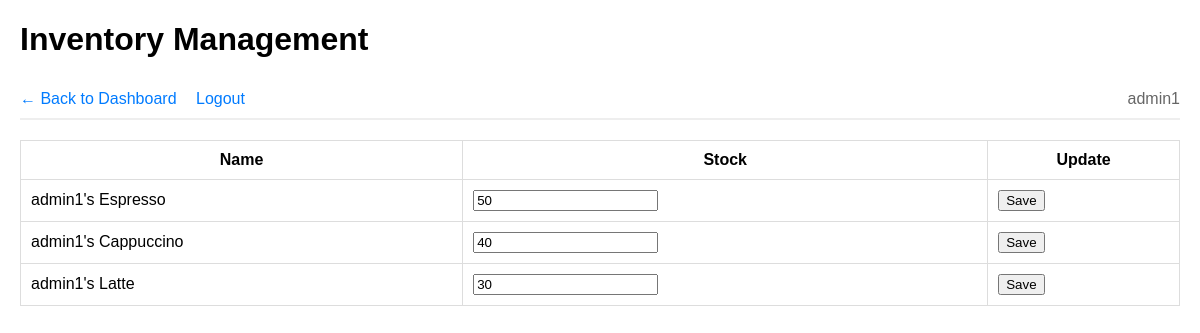
Page /inventory (signed in) on the committed database.
### models.py (models this page shows, shortened)
class User(UserMixin, db.Model):
    id = db.Column(db.Integer, primary_key=True)
    username = db.Column(db.String(80), unique=True, nullable=False)
    password_hash = db.Column(db.String(200), nullable=False)
    is_admin = db.Column(db.Boolean, default=False)

class Product(db.Model):
    id = db.Column(db.Integer, primary_key=True)
    name = db.Column(db.String(100))
    price = db.Column(db.Float)
    stock = db.Column(db.Integer)
    cost_price = db.Column(db.Float, default=0)
    purchased_quantity = db.Column(db.Integer, default=0)
    admin_id = db.Column(db.Integer, db.ForeignKey('user.id'))  # Link product to admin
    admin = db.relationship('User', backref='products')  # Relationship

### app.py (the view, shortened to what this page needs)
@app.route("/inventory", methods=["GET", "POST"])
@login_required
def inventory():
    if not current_user.is_admin:
        return redirect(url_for("pos"))
    products = Product.query.filter_by(admin_id=current_user.id).all()
    return render_template("inventory.html", products=products)

### app.py (called while the page is built)
@login_manager.user_loader
def load_user(user_id):
    return User.query.get(int(user_id))

### templates/inventory.html (shortened to what this page needs)
<!DOCTYPE html>
<html>
<head>
</head>
<body>
    <h1>Inventory Management</h1>
    <div class="nav">
        <a href="{{ url_for('admin_dashboard') }}">← Back to Dashboard</a>
        <a href="{{ url_for('logout') }}">Logout</a>
        <span class="user-info">{{ current_user.username }}</span>
    </div>
    <table>
        <tr><th>Name</th><th>Stock</th><th>Update</th></tr>
        {% for p in products %}
        <tr>
            <form method="post">
                <td>{{p.name}}</td>
                <td>
                    <input type="number" name="stock" value="{{p.stock}}">
                </td>
                <td><button>Save</button></td>
            </form>
        </tr>
        {% endfor %}
    </table>
</body>
</html>

### templates/inventory.html (style rules this page uses)
body { font-family: Arial; margin: 20px; }
.nav { margin: 20px 0; padding: 10px 0; border-bottom: 2px solid #eee; }
.nav a { margin-right: 15px; text-decoration: none; color: #007bff; }
.user-info { float: right; color: #666; }
table { width: 100%; border-collapse: collapse; margin: 20px 0; }
th, td { border: 1px solid #ddd; padding: 10px; }

### rows in the picture
User: username "admin1"
Product: name "admin1's Espresso", stock "50"
Product: name "admin1's Cappuccino", stock "40"
Product: name "admin1's Latte", stock "30"
